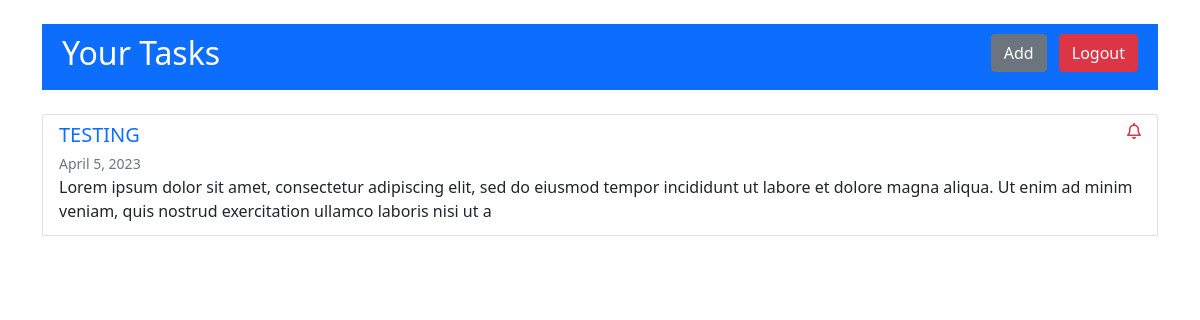
The app's page / (signed in), older data.
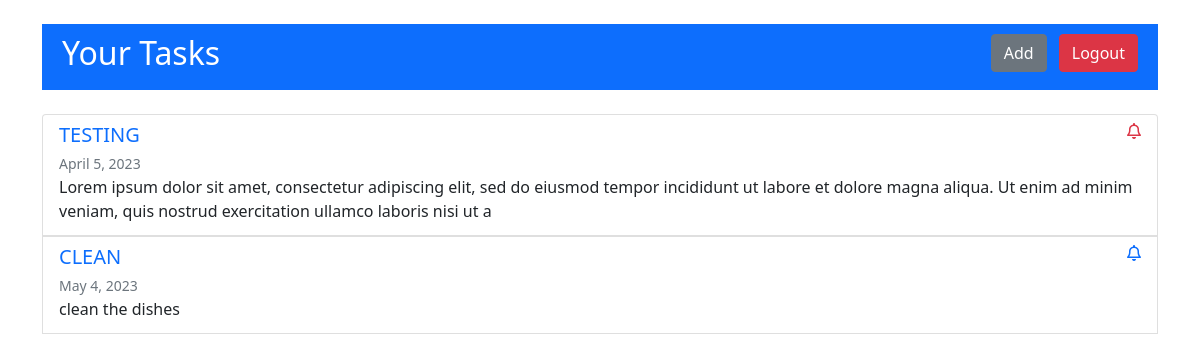
The same page, newer data.
### tasktracker/models.py (models this page shows, shortened)
class Task(models.Model):
    account = models.ForeignKey(Account, null=True, on_delete=models.CASCADE)
    task_name = models.CharField(max_length=200, null=False)
    task_description = models.CharField(max_length=200, null=False)
    task_date = models.DateField()
    date_reached = models.BooleanField(default=False, null=True)
    created = models.DateTimeField(auto_now_add=True)

### tasktracker/views.py (the view)
# urls.py: path('', views.home, name="home"),
def home(request):
    if request.user.is_authenticated:
        form = TaskForm()
        tasks = Task.objects.filter(account=request.user.account)
        today = datetime.now().date() # .strftime('%Y-%m-%d')
        for task in tasks:
            if today > task.task_date:
                task.date_reached = True
        if len(tasks) > 0:
            avail = True
        else:
            avail = False
        context = {'form': form, 'tasks': tasks, 'avail': avail}
        return render(request, 'tasktracker/task.html', context)
    else:
        return redirect('login')

### tasktracker/templates/tasktracker/task.html (shortened to what this page needs)
<!DOCTYPE html>
<html lang="en">
<head>
    {% load static %}
    <link rel="stylesheet" href="https://cdnjs.cloudflare.com/ajax/libs/font-awesome/6.4.0/css/all.min.css">
    <link href="https://cdn.jsdelivr.net/npm/bootstrap@5.0.2/dist/css/bootstrap.min.css" rel="stylesheet">
    <link rel="stylesheet" href="{% static 'css/task.css' %}">
</head>
<body>
    <div class="container mt-4">
        <div class=" mb-4">
            <div class="my-header bg-primary text-white">
                <h2>Your Tasks</h2>
                <div>
                    <button type="button" class="btn btn-secondary mx-2" data-bs-toggle="modal" data-bs-target="#task-modal" data-bs-whatever="@mdo">Add</button>
                    <a href="{% url 'logout' %}" class="btn btn-danger">Logout</a>
                </div>
            </div>
        </div>
        <div class="list-group mt-2">
            {% if avail %}
                {% for task in tasks %}
                    <a class="list-group-item list-group-item-action flex-column align-items-start" data-bs-toggle="offcanvas" href="#task-preview-{{ task.id}}" role="button" aria-controls="task-preview">
                        <div class="d-flex w-100 justify-content-between">
                            <h5 class="text-primary mb-1" style="text-transform: uppercase;">{{ task.task_name }}</h5>
                            {% if task.date_reached %}
                                <i class="fa-sharp fa-regular fa-bell text-danger"></i>
                            {% else %}
                                <i class="fa-sharp fa-regular fa-bell text-primary"></i>
                            {% endif %}
                        </div>
                        <small class="text-secondary">{{ task.task_date }}</small>
                        <p class="mb-1">{{ task.task_description }}</p>
                    </a>
                {% endfor %}
            {% else %}
                <div class="container">
                    <h1 class="lead">No Tasks available...</h1>
                </div>
            {% endif %}
        </div>
    </div>
</body>
</html>

### static/css/task.css (style rules this page uses)
.my-header { display: flex; flex-direction: row; justify-content: space-between; padding: 10px 20px; }
a { text-decoration: none; }

Row changes from the older to the newer data that the page shows:
added Task: task_name "CLEAN", date_reached False (drawn), task_date "May 4, 2023", task_description "clean the dishes"
